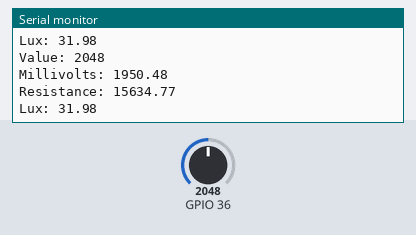
A sketch run on a simulated ESP32. Parts: the last lines printed to the serial monitor. The test bench sets the inputs (shaded band); at power-on: GPIO 36 = 2048.

Above: at 1.8 s.
1.9 s: GPIO 36 set to 0
At 2.8 s:
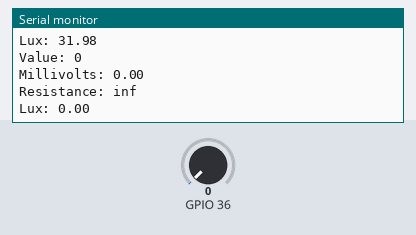
4.5 s: GPIO 36 set to 491
At 5.8 s:
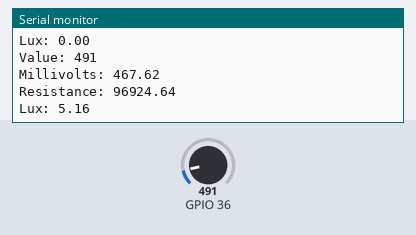
Timing chart, 0 to 7.5 s (numbered marks = the images above; inputs shaded):
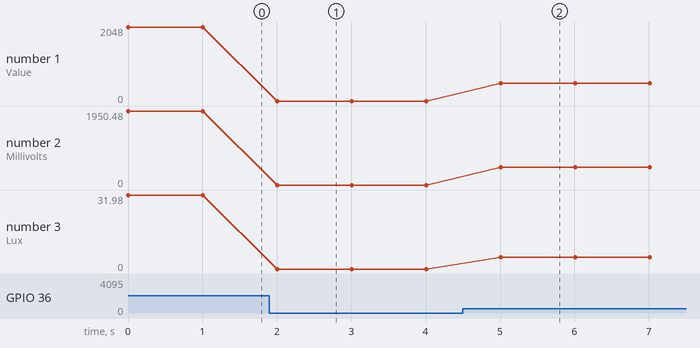

The sketch:

LDR_LUX_RESISTOR.ino
```cpp
#include <driver/adc.h>
void setup() {
  Serial.begin(9600);
}
void loop() {
    // Configure ADC1 on 12bits (0-4095)
    adc1_config_width(ADC_WIDTH_BIT_12);
    // Configure attenuation of ADC1, Channel 0 to 11dB (full-scale voltage of 3.9V)
    adc1_config_channel_atten(ADC1_CHANNEL_0,ADC_ATTEN_DB_11);
    // Read the voltage on ADC1, Channel 0 (GPIO 36)
    int value = adc1_get_raw(ADC1_CHANNEL_0);
    // Print the read value (0-4095)
    Serial.println("Value: " + String(value));
    // Convert the read value to millivolt, using the full-scale configured with the attenuation (3.9V) and the number of bits (4095)
    float voltage = (float)value*3900./4095.;
    // Print the vaoltage in millivolts (0-3.9V)
    float res=((5000*10000)/(voltage))-10000;
    float lux=500000/res;
    Serial.println("Millivolts: " + String(voltage));
    Serial.println("Resistance: " + String(res));
    Serial.println("Lux: "+ String(lux));
    delay(1000);
}
```

Measured:
- after the input at 1.9 s, the serial monitor: prints a new line after 0.11 s (image 1)
- after the input at 4.5 s, the serial monitor: prints a new line after 0.51 s (image 2)
- plotted number 1: 2048 → 0 after the input at 1.9 s, 0 → 491 after the input at 4.5 s
- plotted number 2: 1950.48 → 0 after the input at 1.9 s, 0 → 467.62 after the input at 4.5 s
- plotted number 3: 31.98 → 0 after the input at 1.9 s, 0 → 5.16 after the input at 4.5 s
